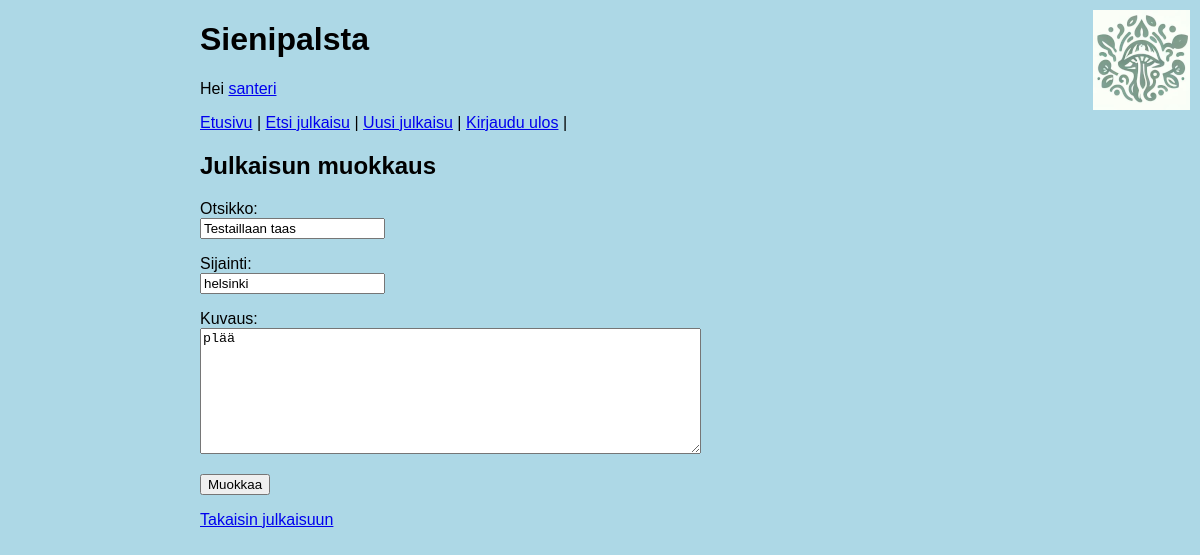
The app's page /edit_item/7 (signed in) with its own data.
### tables this page shows
CREATE TABLE users (id INTEGER PRIMARY KEY, username TEXT UNIQUE, password_hash TEXT);

CREATE TABLE items (
    id INTEGER PRIMARY KEY,
    title TEXT,
    location TEXT,
    description TEXT,
    user_id INTEGER REFERENCES users
);

### app.py (the view)
@app.route("/edit_item/<int:item_id>")
def edit_item(item_id):
    require_login()
    item = items.get_item(item_id)
    if not item:
        abort(404)
    if item["user_id"] != session["user_id"]:
        abort(403)
    return render_template("edit_item.html", item=item)

### app.py (called while the page is built)
def require_login():
    if "user_id" not in session:
        abort(403)

### db.py (called while the page is built)
def get_connection():
    con = sqlite3.connect("database.db")
    con.execute("PRAGMA foreign_keys = ON")
    con.row_factory = sqlite3.Row
    return con

def query(sql, params=[]):
    con = get_connection()
    con.execute("PRAGMA foreign_keys = ON")
    result = con.execute(sql, params).fetchall()
    con.close()
    return result

### items.py (called while the page is built)
def get_item(item_id):
    sql = """SELECT items.id,
                    items.title,
                    items.location,
                    items.description,
                    users.id user_id,
                    users.username
             FROM items, users
             WHERE items.user_id = users.id AND
                   items.id = ?"""
    result = db.query(sql, [item_id])
    return result[0] if result else None

### templates/edit_item.html (shortened to what this page needs)
{% extends "layout.html" %}
{% block content %}
<body>
  <h2>Julkaisun muokkaus</h2>
  <form action="/update_item" method="post">
    <p>
      Otsikko: <br />
      <input type="text" name="title" value="{{ item.title }}" maxlength="50" required />
    </p>
    <p>
      Sijainti: <br />
      <input type="text" name="location" value="{{ item.location }}" maxlength="50" required/>
    </p>
    <p>
    <p>
      Kuvaus: <br />
      <textarea name="description" rows="8" cols="60" maxlength="1000" required>{{ item.description }} </textarea>
    </p>
    <p>
      <input type="submit" value="Muokkaa" />
    </p>
  </form>
<p>
  <a href="/item/{{ item.id }}">Takaisin julkaisuun</a>
</p>
</body>
{% endblock %}

### templates/layout.html (shortened to what this page needs)
<!DOCTYPE html>
<html>
<head>
  <link rel="stylesheet" href="/static/main.css">
</head>
<body>
  <img src="/static/logo.png" alt="Logo" class="logo">
  <h1>Sienipalsta</h1>
  {% if session.user_id %}
  <p>
    Hei <a href="/user/{{ session.user_id }}">{{ session.username }}</a>
  </p>
  {% endif %}
  <p>
    <a href="/">Etusivu</a> |
    <a href="/find_item">Etsi julkaisu</a> |
  {% if session.user_id %}
    <a href="/new_item">Uusi julkaisu</a> |
    <a href="/logout">Kirjaudu ulos</a> |
  {% else %}
    <a href="/login">Kirjaudu sisään</a> |
    <a href="/register">Luo tunnus</a>
  {% endif %}
  </p>
  {% block content %}{% endblock %}
</body>
</html>

### static/main.css (style rules this page uses)
body { margin: auto; max-width: 50em; font-family: sans-serif; background-color: lightblue; }
.logo { position: absolute; top: 10px; right: 10px; }

### records on screen
users: username "santeri"
items: title "Testaillaan taas", location "helsinki", description "plää"
